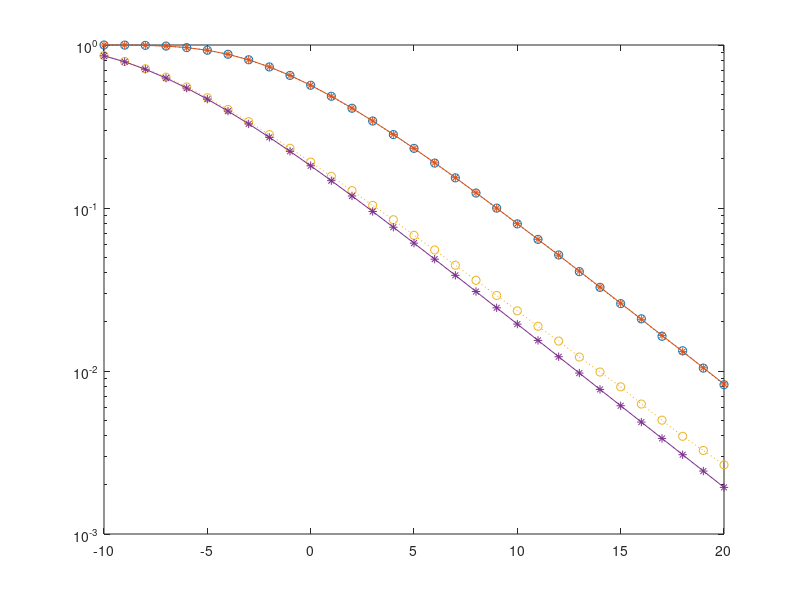

Here is the MATLAB script that generated this plot: (Note: this script raises an error after producing the figure.)
close all
clear all
%
SNR_dB = -10:1:20; % in dB
%
load data_OP_F_co_sim.dat
load data_OP_F_co_ana.dat
load data_OP_F_sim.dat
load data_OP_F_ana.dat

%% plot
semilogy(SNR_dB,data_OP_F_co_sim,'o:',...
    SNR_dB,data_OP_F_co_ana,'*-')
hold on 
semilogy(SNR_dB,data_OP_F_sim,'o:',...
    SNR_dB,data_OP_F_ana,'*-')
legend('Location','southwest','User F NOMA (sim.)', 'User F NOMA (ana.)','User F SWIPT-CNOMA (sim.)','User F SWIPT-CNOMA (sim.)')
%
xlabel('SNR (dB)')
ylabel('OP')